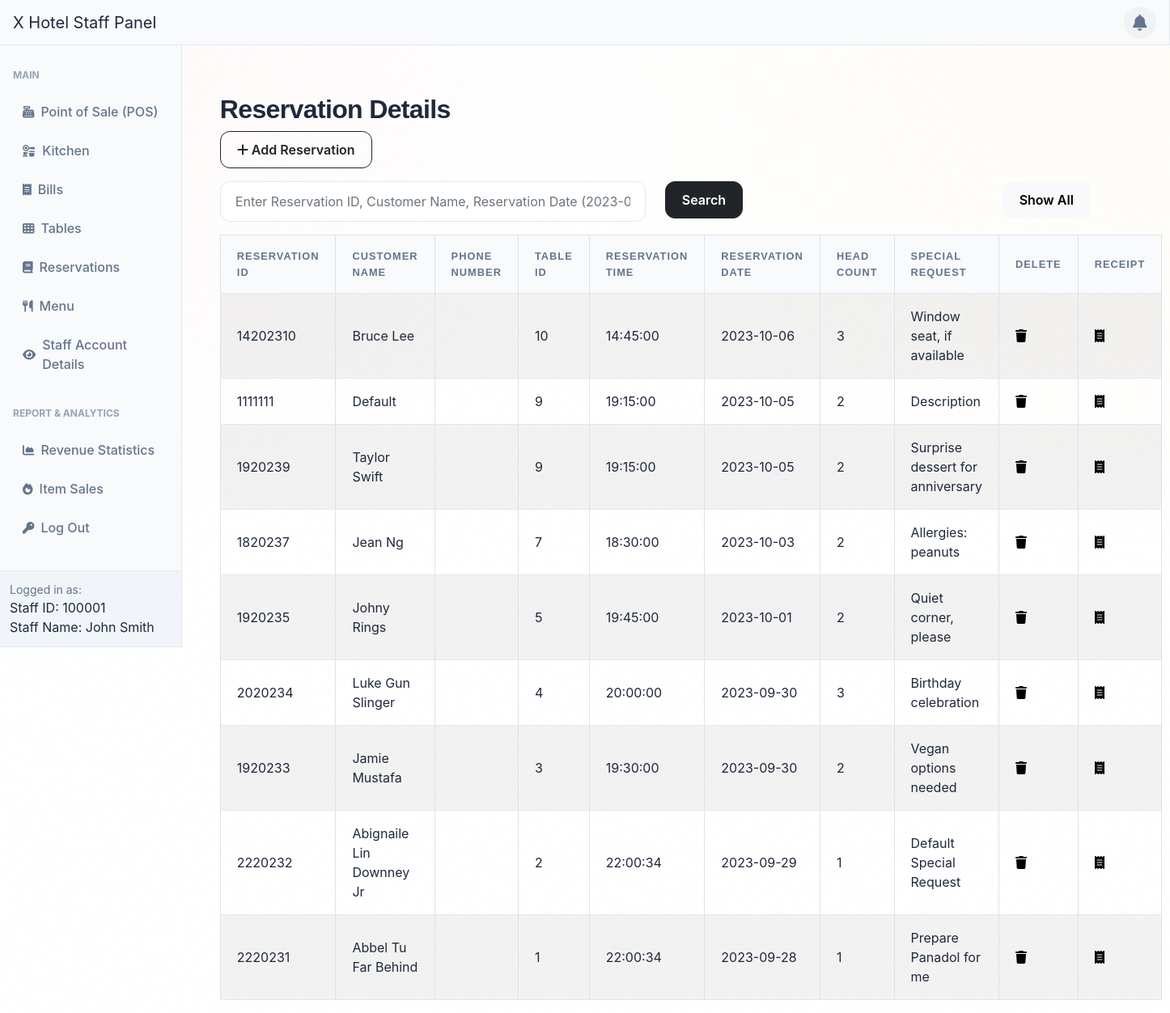
The page /adminSide/panel/reservation-panel.php (signed in) on the database its author committed.
### tables this page shows
CREATE TABLE `reservations` (
  `reservation_id` int NOT NULL AUTO_INCREMENT,
  `customer_name` varchar(255) DEFAULT NULL,
  `table_id` int DEFAULT NULL,
  `reservation_time` time DEFAULT NULL,
  `reservation_date` date DEFAULT NULL,
  `head_count` int DEFAULT NULL,
  `special_request` varchar(255) DEFAULT NULL,
  `phone_number` varchar(15) DEFAULT NULL,
  PRIMARY KEY (`reservation_id`),
  KEY `table_id` (`table_id`),
  CONSTRAINT `reservations_ibfk_1` FOREIGN KEY (`table_id`) REFERENCES `restaurant_tables` (`table_id`)
);

### adminSide/panel/reservation-panel.php (the view, shortened to what this page needs)
<?php include '../inc/dashHeader.php'; ?>
<div class="wrapper">
    <div class="container-fluid pt-5 pl-600">
        <div class="row">
            <div class="m-50">
                <div class="mt-5 mb-3">
                    <h2 class="pull-left">Reservation Details</h2>
                    <a href="../reservationsCrud/createReservationVerify.php" class="btn btn-outline-dark"><i class="fa fa-plus"></i> Add Reservation</a>
                </div>
                <div class="mb-3">
                    <form method="POST" action="#">
                        <div class="row">
                            <div class="col-md-6">
                                <input required type="text" id="search" name="search" class="form-control" placeholder="Enter Reservation ID, Customer Name, Reservation Date (2023-09)">
                            </div>
                            <div class="col-md-3">
                                <button type="submit" class="btn btn-dark">Search</button>
                            </div>
                            <div class="col" style="text-align: right;" >
                                <a href="reservation-panel.php" class="btn btn-light">Show All</a>
                            </div>
                        </div>
                    </form>
                </div>
                <?php
                require_once "../config.php";
                $sql = "SELECT * FROM reservations ORDER BY reservation_id;";
                if (isset($_POST['search'])) {
                    if (!empty($_POST['search'])) {
                        $search = $_POST['search'];
                        $sql = "SELECT * FROM reservations WHERE reservation_date LIKE '%$search%' OR reservation_id LIKE '%$search%' OR customer_name LIKE '%$search%'";
                    } else {
                        $sql = "SELECT * FROM reservations ORDER BY reservation_date DESC, reservation_time DESC;";
                    }
                } else{
                    $sql = "SELECT * FROM reservations ORDER BY reservation_date DESC, reservation_time DESC;";
                }
                if ($result = mysqli_query($link, $sql)) {
                    if (mysqli_num_rows($result) > 0) {
                        echo '<table class="table table-bordered table-striped">';
                        echo "<thead>";
                        echo "<tr>";
                        echo "<th>Reservation ID</th>";
                        echo "<th>Customer Name</th>";
                        echo "<th>Phone Number</th>";
                        echo "<th>Table ID</th>";
                        echo "<th>Reservation Time</th>";
                        echo "<th>Reservation Date</th>";
                        echo "<th>Head Count</th>";
                        echo "<th>Special Request</th>";
                        echo "<th>Delete</th>";
                        echo "<th>Receipt</th>";
                        echo "</tr>";
                        echo "</thead>";
                        echo "<tbody>";
                        while ($row = mysqli_fetch_array($result)) {
                            echo "<tr>";
                            echo "<td>" . $row['reservation_id'] . "</td>";
                            echo "<td>" . $row['customer_name'] . "</td>";
                            echo "<td>" . $row['phone_number'] . "</td>";
                            echo "<td>" . $row['table_id'] . "</td>";
                            echo "<td>" . $row['reservation_time'] . "</td>";
                            echo "<td>" . $row['reservation_date'] . "</td>";
                            echo "<td>" . $row['head_count'] . "</td>";
                            echo "<td>" . $row['special_request'] . "</td>";
                            echo "<td>";
                            echo '<a href="../reservationsCrud/deleteReservationVerify.php?id='. $row['reservation_id'] .'" title="Delete Record" data-toggle="tooltip" '
                                   . 'onclick="return confirm(\'Admin permission Required!\n\nAre you sure you want to delete this Reservation?\n\nThis will alter other modules related to this Reservation!\n\')"><span class="fa fa-trash text-black"></span></a>';
                            echo "</td>";
                            echo "<td>";
                            echo '<a href="../reservationsCrud/reservationReceipt.php?reservation_id='. $row['reservation_id'] .'" title="Receipt" data-toggle="tooltip"><span class="fa fa-receipt text-black"></span></a>';
                            echo "</td>";
                            echo "</tr>";
                        }
                        echo "</tbody>";
                        echo "</table>";
                    } else {
                        echo '<div class="alert alert-danger"><em>No records were found.</em></div>';
                    }
                } else {
                    echo "Oops! Something went wrong. Please try again later.";
                }
                ?>
            </div>
        </div>
    </div>
</div>
<?php include '../inc/dashFooter.php'; ?>

### adminSide/panel/reservation-panel.php (style rules this page uses)
.wrapper { width: 1300px; padding-left: 200px; padding-top: 20px }

### rows shown on the page
reservations: reservation_id "14202310", customer_name "Bruce Lee", table "10", reservation_time "14:45:00", reservation_date "2023-10-06", head_count "3", special_request "Window seat, if available"
reservations: reservation_id "1111111", customer_name "Default", table "9", reservation_time "19:15:00", reservation_date "2023-10-05", head_count "2", special_request "Description"
reservations: reservation_id "1920239", customer_name "Taylor Swift", table "9", reservation_time "19:15:00", reservation_date "2023-10-05", head_count "2", special_request "Surprise dessert for anniversary"
reservations: reservation_id "1820237", customer_name "Jean Ng", table "7", reservation_time "18:30:00", reservation_date "2023-10-03", head_count "2", special_request "Allergies: peanuts"
reservations: reservation_id "1920235", customer_name "Johny Rings", table "5", reservation_time "19:45:00", reservation_date "2023-10-01", head_count "2", special_request "Quiet corner, please"
reservations: reservation_id "2020234", customer_name "Luke Gun Slinger", table "4", reservation_time "20:00:00", reservation_date "2023-09-30", head_count "3", special_request "Birthday celebration"
reservations: reservation_id "1920233", customer_name "Jamie Mustafa", table "3", reservation_time "19:30:00", reservation_date "2023-09-30", head_count "2", special_request "Vegan options needed"
reservations: reservation_id "2220232", customer_name "Abignaile Lin Downney Jr", table "2", reservation_time "22:00:34", reservation_date "2023-09-29", head_count "1", special_request "Default Special Request"
reservations: reservation_id "2220231", customer_name "Abbel Tu Far Behind", table "1", reservation_time "22:00:34", reservation_date "2023-09-28", head_count "1", special_request "Prepare Panadol for me"

### other values the page prints
$_SESSION['logged_account_id'] "100001"
$_SESSION['logged_staff_name'] "John Smith"
